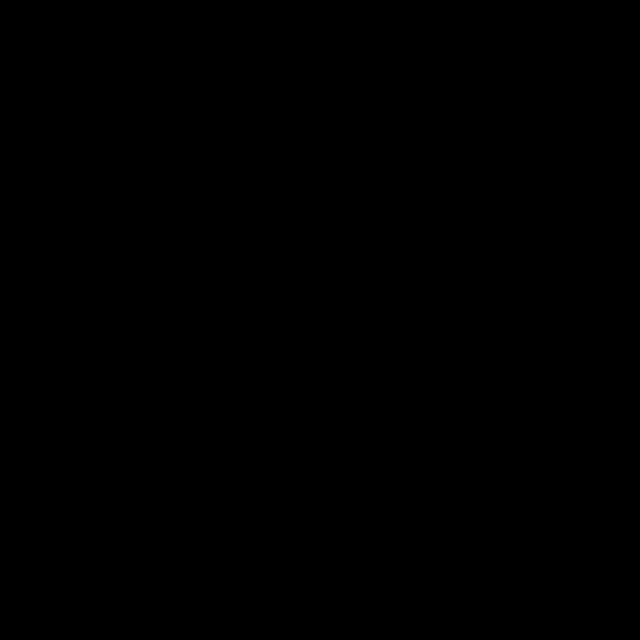
Frame 1 (no input)
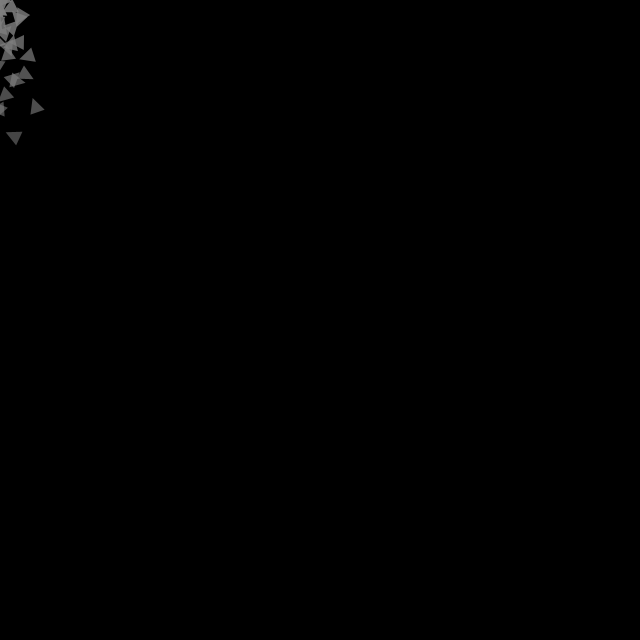
Frame 60 (the mouse pressed at the canvas centre just before this capture)
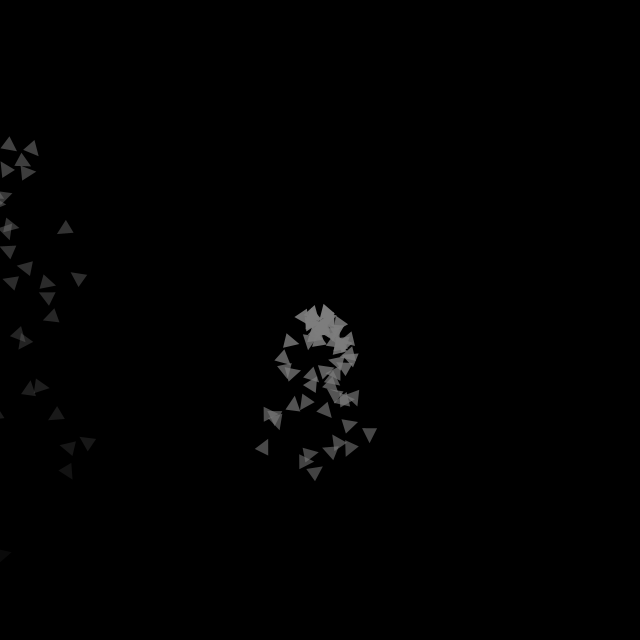
Frame 120 (the mouse held since frame 60 and released just before this capture)

The Processing sketch that drew these frames (run headless with seeded random() and noise(); from frame 60 on, the mouse is pressed at the canvas centre):

// Processing sketch: ex_4_3_particle_system
// ── ex_4_3_particle_system.pde
import java.util.ArrayList;
import java.util.Iterator;
ParticleSystem p;

void setup () {
  size(640, 640);
  p = new ParticleSystem(new PVector(width/2, height/2));
}

void draw () {
  background(0);
  p.origin.set(new PVector(mouseX, mouseY));
  p.run();
}

class Particle {
  PVector acceleration;
  float angle;
  float lifespan;
  PVector location;
  float mass;
  PVector velocity;
  Particle (float x, float y, float m) {
    location = new PVector(x, y);
    mass = m;
    angle = random(0, TWO_PI*2);
    acceleration = new PVector(0, 0);
    lifespan = 255;
    velocity = new PVector(random(-1, 1), 0);
  }
  
  void applyForce (PVector f) {
    acceleration = PVector.div(f, mass); 
  }
  
  void display () {
    pushMatrix();
    translate(location.x, location.y);
    rotate(angle);
    noStroke();
    fill(125, lifespan);
    triangle(
      0, 0,
      1.5*mass, 3*mass,
      -1.5*mass, 3*mass
     );
     popMatrix();
  }
  
  void update () {
    angle += map(lifespan, 0, 1, 0, 0.0005);
    velocity.add(acceleration);
    location.add(velocity);
    acceleration.mult(0);
    lifespan -= 2.0;
  }
  
  boolean isDead () {
    return lifespan <= 0; 
  }
}

class ParticleSystem {
  PVector origin;
  ArrayList<Particle> particles;

  ParticleSystem(PVector location) {
    origin = location.copy();
    particles = new ArrayList<Particle>();
  }
  
  void run () {
    PVector force = new PVector(0, 0.4);
    particles.add(new Particle(origin.x, origin.y, 5));
    Iterator<Particle> it = particles.iterator();
    while (it.hasNext()) {
      Particle p = it.next();
      p.applyForce(force);
      if (p.isDead()) {
        it.remove();
      }
      if (!p.isDead()) {
        p.update();
        p.display();
      }
    }
  }
}
